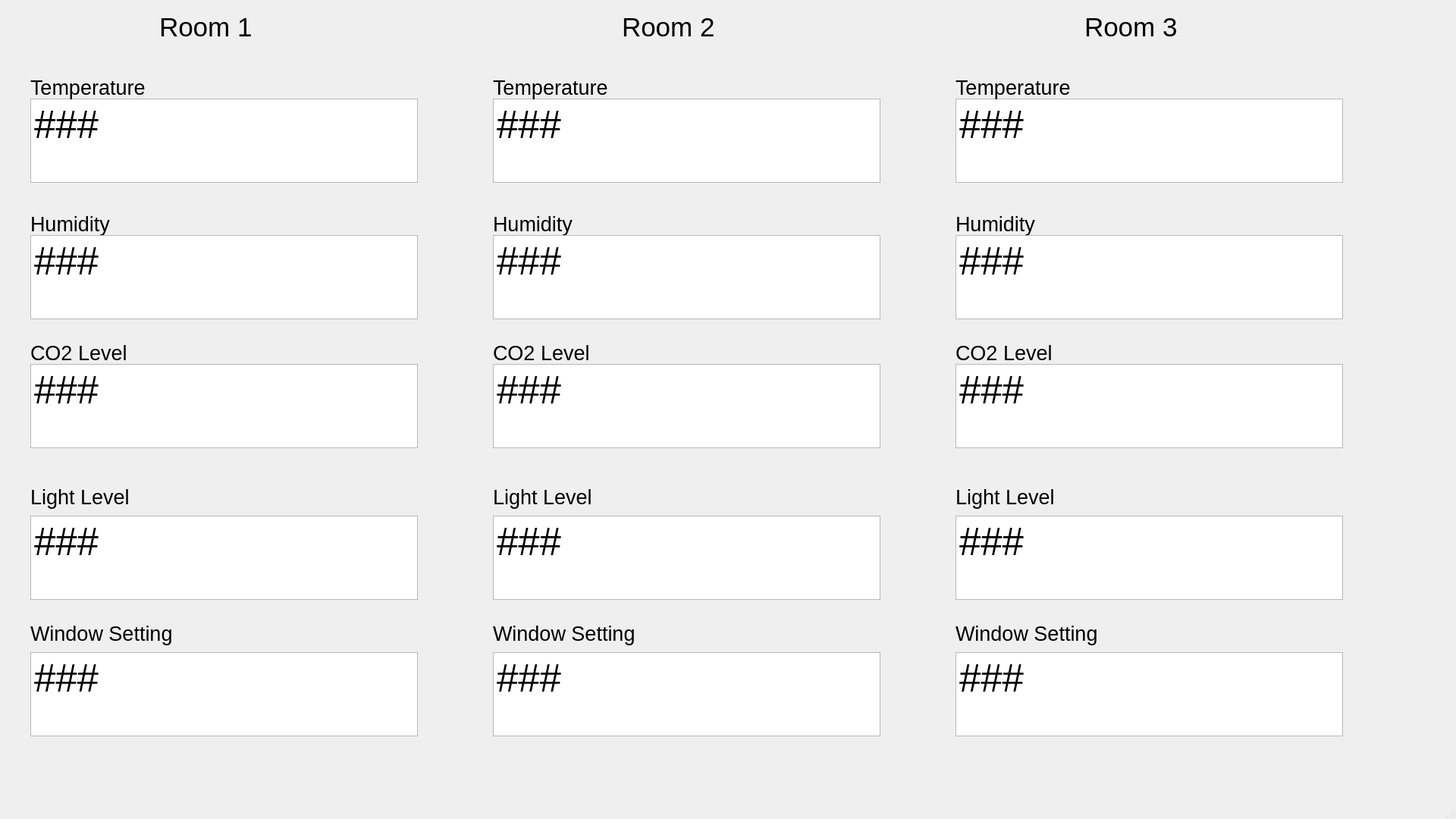
<?xml version="1.0" encoding="UTF-8"?>
<ui version="4.0">
 <class>MainWindow</class>
 <widget class="QMainWindow" name="MainWindow">
  <property name="geometry">
   <rect>
    <x>0</x>
    <y>0</y>
    <width>1920</width>
    <height>1080</height>
   </rect>
  </property>
  <property name="windowTitle">
   <string>MainWindow</string>
  </property>
  <widget class="QWidget" name="centralwidget">
   <widget class="QTextBrowser" name="txtTemp1">
    <property name="geometry">
     <rect>
      <x>40</x>
      <y>130</y>
      <width>511</width>
      <height>111</height>
     </rect>
    </property>
    <property name="font">
     <font>
      <pointsize>38</pointsize>
     </font>
    </property>
    <property name="layoutDirection">
     <enum>Qt::LeftToRight</enum>
    </property>
    <property name="autoFillBackground">
     <bool>false</bool>
    </property>
    <property name="readOnly">
     <bool>false</bool>
    </property>
    <property name="html">
     <string>&lt;!DOCTYPE HTML PUBLIC &quot;-//W3C//DTD HTML 4.0//EN&quot; &quot;http://www.w3.org/TR/REC-html40/strict.dtd&quot;&gt;
&lt;html&gt;&lt;head&gt;&lt;meta name=&quot;qrichtext&quot; content=&quot;1&quot; /&gt;&lt;meta charset=&quot;utf-8&quot; /&gt;&lt;style type=&quot;text/css&quot;&gt;
p, li { white-space: pre-wrap; }
&lt;/style&gt;&lt;/head&gt;&lt;body style=&quot; font-family:'Ubuntu'; font-size:38pt; font-weight:400; font-style:normal;&quot;&gt;
&lt;p style=&quot; margin-top:0px; margin-bottom:0px; margin-left:0px; margin-right:0px; -qt-block-indent:0; text-indent:0px;&quot;&gt;###&lt;/p&gt;&lt;/body&gt;&lt;/html&gt;</string>
    </property>
   </widget>
   <widget class="QLabel" name="label">
    <property name="geometry">
     <rect>
      <x>210</x>
      <y>10</y>
      <width>161</width>
      <height>51</height>
     </rect>
    </property>
    <property name="font">
     <font>
      <pointsize>26</pointsize>
     </font>
    </property>
    <property name="text">
     <string>Room 1</string>
    </property>
   </widget>
   <widget class="QLabel" name="label_2">
    <property name="geometry">
     <rect>
      <x>40</x>
      <y>100</y>
      <width>161</width>
      <height>31</height>
     </rect>
    </property>
    <property name="font">
     <font>
      <pointsize>20</pointsize>
     </font>
    </property>
    <property name="text">
     <string>Temperature</string>
    </property>
   </widget>
   <widget class="QLabel" name="label_3">
    <property name="geometry">
     <rect>
      <x>40</x>
      <y>280</y>
      <width>161</width>
      <height>31</height>
     </rect>
    </property>
    <property name="font">
     <font>
      <pointsize>20</pointsize>
     </font>
    </property>
    <property name="text">
     <string>Humidity</string>
    </property>
   </widget>
   <widget class="QLabel" name="label_4">
    <property name="geometry">
     <rect>
      <x>40</x>
      <y>450</y>
      <width>161</width>
      <height>31</height>
     </rect>
    </property>
    <property name="font">
     <font>
      <pointsize>20</pointsize>
     </font>
    </property>
    <property name="text">
     <string>CO2 Level</string>
    </property>
   </widget>
   <widget class="QLabel" name="label_5">
    <property name="geometry">
     <rect>
      <x>40</x>
      <y>820</y>
      <width>201</width>
      <height>31</height>
     </rect>
    </property>
    <property name="font">
     <font>
      <pointsize>20</pointsize>
     </font>
    </property>
    <property name="text">
     <string>Window Setting</string>
    </property>
   </widget>
   <widget class="QTextBrowser" name="txtHumid1">
    <property name="geometry">
     <rect>
      <x>40</x>
      <y>310</y>
      <width>511</width>
      <height>111</height>
     </rect>
    </property>
    <property name="font">
     <font>
      <pointsize>38</pointsize>
      <bold>false</bold>
     </font>
    </property>
    <property name="readOnly">
     <bool>false</bool>
    </property>
    <property name="html">
     <string>&lt;!DOCTYPE HTML PUBLIC &quot;-//W3C//DTD HTML 4.0//EN&quot; &quot;http://www.w3.org/TR/REC-html40/strict.dtd&quot;&gt;
&lt;html&gt;&lt;head&gt;&lt;meta name=&quot;qrichtext&quot; content=&quot;1&quot; /&gt;&lt;meta charset=&quot;utf-8&quot; /&gt;&lt;style type=&quot;text/css&quot;&gt;
p, li { white-space: pre-wrap; }
&lt;/style&gt;&lt;/head&gt;&lt;body style=&quot; font-family:'Ubuntu'; font-size:38pt; font-weight:400; font-style:normal;&quot;&gt;
&lt;p style=&quot; margin-top:0px; margin-bottom:0px; margin-left:0px; margin-right:0px; -qt-block-indent:0; text-indent:0px;&quot;&gt;###&lt;/p&gt;&lt;/body&gt;&lt;/html&gt;</string>
    </property>
   </widget>
   <widget class="QTextBrowser" name="txtCO1">
    <property name="geometry">
     <rect>
      <x>40</x>
      <y>480</y>
      <width>511</width>
      <height>111</height>
     </rect>
    </property>
    <property name="font">
     <font>
      <pointsize>38</pointsize>
     </font>
    </property>
    <property name="readOnly">
     <bool>false</bool>
    </property>
    <property name="html">
     <string>&lt;!DOCTYPE HTML PUBLIC &quot;-//W3C//DTD HTML 4.0//EN&quot; &quot;http://www.w3.org/TR/REC-html40/strict.dtd&quot;&gt;
&lt;html&gt;&lt;head&gt;&lt;meta name=&quot;qrichtext&quot; content=&quot;1&quot; /&gt;&lt;meta charset=&quot;utf-8&quot; /&gt;&lt;style type=&quot;text/css&quot;&gt;
p, li { white-space: pre-wrap; }
&lt;/style&gt;&lt;/head&gt;&lt;body style=&quot; font-family:'Ubuntu'; font-size:38pt; font-weight:400; font-style:normal;&quot;&gt;
&lt;p style=&quot; margin-top:0px; margin-bottom:0px; margin-left:0px; margin-right:0px; -qt-block-indent:0; text-indent:0px;&quot;&gt;###&lt;/p&gt;&lt;/body&gt;&lt;/html&gt;</string>
    </property>
   </widget>
   <widget class="QTextBrowser" name="txtWindow1">
    <property name="geometry">
     <rect>
      <x>40</x>
      <y>860</y>
      <width>511</width>
      <height>111</height>
     </rect>
    </property>
    <property name="font">
     <font>
      <pointsize>38</pointsize>
     </font>
    </property>
    <property name="readOnly">
     <bool>false</bool>
    </property>
    <property name="html">
     <string>&lt;!DOCTYPE HTML PUBLIC &quot;-//W3C//DTD HTML 4.0//EN&quot; &quot;http://www.w3.org/TR/REC-html40/strict.dtd&quot;&gt;
&lt;html&gt;&lt;head&gt;&lt;meta name=&quot;qrichtext&quot; content=&quot;1&quot; /&gt;&lt;meta charset=&quot;utf-8&quot; /&gt;&lt;style type=&quot;text/css&quot;&gt;
p, li { white-space: pre-wrap; }
&lt;/style&gt;&lt;/head&gt;&lt;body style=&quot; font-family:'Ubuntu'; font-size:38pt; font-weight:400; font-style:normal;&quot;&gt;
&lt;p style=&quot; margin-top:0px; margin-bottom:0px; margin-left:0px; margin-right:0px; -qt-block-indent:0; text-indent:0px;&quot;&gt;###&lt;/p&gt;&lt;/body&gt;&lt;/html&gt;</string>
    </property>
   </widget>
   <widget class="QTextBrowser" name="txtLight1">
    <property name="geometry">
     <rect>
      <x>40</x>
      <y>680</y>
      <width>511</width>
      <height>111</height>
     </rect>
    </property>
    <property name="font">
     <font>
      <pointsize>38</pointsize>
     </font>
    </property>
    <property name="readOnly">
     <bool>false</bool>
    </property>
    <property name="html">
     <string>&lt;!DOCTYPE HTML PUBLIC &quot;-//W3C//DTD HTML 4.0//EN&quot; &quot;http://www.w3.org/TR/REC-html40/strict.dtd&quot;&gt;
&lt;html&gt;&lt;head&gt;&lt;meta name=&quot;qrichtext&quot; content=&quot;1&quot; /&gt;&lt;meta charset=&quot;utf-8&quot; /&gt;&lt;style type=&quot;text/css&quot;&gt;
p, li { white-space: pre-wrap; }
&lt;/style&gt;&lt;/head&gt;&lt;body style=&quot; font-family:'Ubuntu'; font-size:38pt; font-weight:400; font-style:normal;&quot;&gt;
&lt;p style=&quot; margin-top:0px; margin-bottom:0px; margin-left:0px; margin-right:0px; -qt-block-indent:0; text-indent:0px;&quot;&gt;###&lt;/p&gt;&lt;/body&gt;&lt;/html&gt;</string>
    </property>
   </widget>
   <widget class="QLabel" name="label_6">
    <property name="geometry">
     <rect>
      <x>40</x>
      <y>640</y>
      <width>161</width>
      <height>31</height>
     </rect>
    </property>
    <property name="font">
     <font>
      <pointsize>20</pointsize>
     </font>
    </property>
    <property name="text">
     <string>Light Level</string>
    </property>
   </widget>
   <widget class="QTextBrowser" name="txtTemp2">
    <property name="geometry">
     <rect>
      <x>650</x>
      <y>130</y>
      <width>511</width>
      <height>111</height>
     </rect>
    </property>
    <property name="font">
     <font>
      <pointsize>38</pointsize>
     </font>
    </property>
    <property name="readOnly">
     <bool>false</bool>
    </property>
    <property name="html">
     <string>&lt;!DOCTYPE HTML PUBLIC &quot;-//W3C//DTD HTML 4.0//EN&quot; &quot;http://www.w3.org/TR/REC-html40/strict.dtd&quot;&gt;
&lt;html&gt;&lt;head&gt;&lt;meta name=&quot;qrichtext&quot; content=&quot;1&quot; /&gt;&lt;meta charset=&quot;utf-8&quot; /&gt;&lt;style type=&quot;text/css&quot;&gt;
p, li { white-space: pre-wrap; }
&lt;/style&gt;&lt;/head&gt;&lt;body style=&quot; font-family:'Ubuntu'; font-size:38pt; font-weight:400; font-style:normal;&quot;&gt;
&lt;p style=&quot; margin-top:0px; margin-bottom:0px; margin-left:0px; margin-right:0px; -qt-block-indent:0; text-indent:0px;&quot;&gt;###&lt;/p&gt;&lt;/body&gt;&lt;/html&gt;</string>
    </property>
   </widget>
   <widget class="QTextBrowser" name="txtCO2">
    <property name="geometry">
     <rect>
      <x>650</x>
      <y>480</y>
      <width>511</width>
      <height>111</height>
     </rect>
    </property>
    <property name="font">
     <font>
      <pointsize>38</pointsize>
     </font>
    </property>
    <property name="readOnly">
     <bool>false</bool>
    </property>
    <property name="html">
     <string>&lt;!DOCTYPE HTML PUBLIC &quot;-//W3C//DTD HTML 4.0//EN&quot; &quot;http://www.w3.org/TR/REC-html40/strict.dtd&quot;&gt;
&lt;html&gt;&lt;head&gt;&lt;meta name=&quot;qrichtext&quot; content=&quot;1&quot; /&gt;&lt;meta charset=&quot;utf-8&quot; /&gt;&lt;style type=&quot;text/css&quot;&gt;
p, li { white-space: pre-wrap; }
&lt;/style&gt;&lt;/head&gt;&lt;body style=&quot; font-family:'Ubuntu'; font-size:38pt; font-weight:400; font-style:normal;&quot;&gt;
&lt;p style=&quot; margin-top:0px; margin-bottom:0px; margin-left:0px; margin-right:0px; -qt-block-indent:0; text-indent:0px;&quot;&gt;###&lt;/p&gt;&lt;/body&gt;&lt;/html&gt;</string>
    </property>
   </widget>
   <widget class="QLabel" name="label_7">
    <property name="geometry">
     <rect>
      <x>650</x>
      <y>820</y>
      <width>201</width>
      <height>31</height>
     </rect>
    </property>
    <property name="font">
     <font>
      <pointsize>20</pointsize>
     </font>
    </property>
    <property name="text">
     <string>Window Setting</string>
    </property>
   </widget>
   <widget class="QLabel" name="label_8">
    <property name="geometry">
     <rect>
      <x>650</x>
      <y>450</y>
      <width>161</width>
      <height>31</height>
     </rect>
    </property>
    <property name="font">
     <font>
      <pointsize>20</pointsize>
     </font>
    </property>
    <property name="text">
     <string>CO2 Level</string>
    </property>
   </widget>
   <widget class="QLabel" name="label_9">
    <property name="geometry">
     <rect>
      <x>650</x>
      <y>640</y>
      <width>161</width>
      <height>31</height>
     </rect>
    </property>
    <property name="font">
     <font>
      <pointsize>20</pointsize>
     </font>
    </property>
    <property name="text">
     <string>Light Level</string>
    </property>
   </widget>
   <widget class="QTextBrowser" name="txtLight2">
    <property name="geometry">
     <rect>
      <x>650</x>
      <y>680</y>
      <width>511</width>
      <height>111</height>
     </rect>
    </property>
    <property name="font">
     <font>
      <pointsize>38</pointsize>
     </font>
    </property>
    <property name="readOnly">
     <bool>false</bool>
    </property>
    <property name="html">
     <string>&lt;!DOCTYPE HTML PUBLIC &quot;-//W3C//DTD HTML 4.0//EN&quot; &quot;http://www.w3.org/TR/REC-html40/strict.dtd&quot;&gt;
&lt;html&gt;&lt;head&gt;&lt;meta name=&quot;qrichtext&quot; content=&quot;1&quot; /&gt;&lt;meta charset=&quot;utf-8&quot; /&gt;&lt;style type=&quot;text/css&quot;&gt;
p, li { white-space: pre-wrap; }
&lt;/style&gt;&lt;/head&gt;&lt;body style=&quot; font-family:'Ubuntu'; font-size:38pt; font-weight:400; font-style:normal;&quot;&gt;
&lt;p style=&quot; margin-top:0px; margin-bottom:0px; margin-left:0px; margin-right:0px; -qt-block-indent:0; text-indent:0px;&quot;&gt;###&lt;/p&gt;&lt;/body&gt;&lt;/html&gt;</string>
    </property>
   </widget>
   <widget class="QLabel" name="label_10">
    <property name="geometry">
     <rect>
      <x>650</x>
      <y>100</y>
      <width>161</width>
      <height>31</height>
     </rect>
    </property>
    <property name="font">
     <font>
      <pointsize>20</pointsize>
     </font>
    </property>
    <property name="text">
     <string>Temperature</string>
    </property>
   </widget>
   <widget class="QLabel" name="label_11">
    <property name="geometry">
     <rect>
      <x>820</x>
      <y>10</y>
      <width>161</width>
      <height>51</height>
     </rect>
    </property>
    <property name="font">
     <font>
      <pointsize>26</pointsize>
     </font>
    </property>
    <property name="text">
     <string>Room 2</string>
    </property>
   </widget>
   <widget class="QLabel" name="label_12">
    <property name="geometry">
     <rect>
      <x>650</x>
      <y>280</y>
      <width>161</width>
      <height>31</height>
     </rect>
    </property>
    <property name="font">
     <font>
      <pointsize>20</pointsize>
     </font>
    </property>
    <property name="text">
     <string>Humidity</string>
    </property>
   </widget>
   <widget class="QTextBrowser" name="txtWindow2">
    <property name="geometry">
     <rect>
      <x>650</x>
      <y>860</y>
      <width>511</width>
      <height>111</height>
     </rect>
    </property>
    <property name="font">
     <font>
      <pointsize>38</pointsize>
     </font>
    </property>
    <property name="readOnly">
     <bool>false</bool>
    </property>
    <property name="html">
     <string>&lt;!DOCTYPE HTML PUBLIC &quot;-//W3C//DTD HTML 4.0//EN&quot; &quot;http://www.w3.org/TR/REC-html40/strict.dtd&quot;&gt;
&lt;html&gt;&lt;head&gt;&lt;meta name=&quot;qrichtext&quot; content=&quot;1&quot; /&gt;&lt;meta charset=&quot;utf-8&quot; /&gt;&lt;style type=&quot;text/css&quot;&gt;
p, li { white-space: pre-wrap; }
&lt;/style&gt;&lt;/head&gt;&lt;body style=&quot; font-family:'Ubuntu'; font-size:38pt; font-weight:400; font-style:normal;&quot;&gt;
&lt;p style=&quot; margin-top:0px; margin-bottom:0px; margin-left:0px; margin-right:0px; -qt-block-indent:0; text-indent:0px;&quot;&gt;###&lt;/p&gt;&lt;/body&gt;&lt;/html&gt;</string>
    </property>
   </widget>
   <widget class="QTextBrowser" name="txtHumid2">
    <property name="geometry">
     <rect>
      <x>650</x>
      <y>310</y>
      <width>511</width>
      <height>111</height>
     </rect>
    </property>
    <property name="font">
     <font>
      <pointsize>38</pointsize>
     </font>
    </property>
    <property name="readOnly">
     <bool>false</bool>
    </property>
    <property name="html">
     <string>&lt;!DOCTYPE HTML PUBLIC &quot;-//W3C//DTD HTML 4.0//EN&quot; &quot;http://www.w3.org/TR/REC-html40/strict.dtd&quot;&gt;
&lt;html&gt;&lt;head&gt;&lt;meta name=&quot;qrichtext&quot; content=&quot;1&quot; /&gt;&lt;meta charset=&quot;utf-8&quot; /&gt;&lt;style type=&quot;text/css&quot;&gt;
p, li { white-space: pre-wrap; }
&lt;/style&gt;&lt;/head&gt;&lt;body style=&quot; font-family:'Ubuntu'; font-size:38pt; font-weight:400; font-style:normal;&quot;&gt;
&lt;p style=&quot; margin-top:0px; margin-bottom:0px; margin-left:0px; margin-right:0px; -qt-block-indent:0; text-indent:0px;&quot;&gt;###&lt;/p&gt;&lt;/body&gt;&lt;/html&gt;</string>
    </property>
   </widget>
   <widget class="QTextBrowser" name="txtTemp3">
    <property name="geometry">
     <rect>
      <x>1260</x>
      <y>130</y>
      <width>511</width>
      <height>111</height>
     </rect>
    </property>
    <property name="font">
     <font>
      <pointsize>38</pointsize>
     </font>
    </property>
    <property name="readOnly">
     <bool>false</bool>
    </property>
    <property name="html">
     <string>&lt;!DOCTYPE HTML PUBLIC &quot;-//W3C//DTD HTML 4.0//EN&quot; &quot;http://www.w3.org/TR/REC-html40/strict.dtd&quot;&gt;
&lt;html&gt;&lt;head&gt;&lt;meta name=&quot;qrichtext&quot; content=&quot;1&quot; /&gt;&lt;meta charset=&quot;utf-8&quot; /&gt;&lt;style type=&quot;text/css&quot;&gt;
p, li { white-space: pre-wrap; }
&lt;/style&gt;&lt;/head&gt;&lt;body style=&quot; font-family:'Ubuntu'; font-size:38pt; font-weight:400; font-style:normal;&quot;&gt;
&lt;p style=&quot; margin-top:0px; margin-bottom:0px; margin-left:0px; margin-right:0px; -qt-block-indent:0; text-indent:0px;&quot;&gt;###&lt;/p&gt;&lt;/body&gt;&lt;/html&gt;</string>
    </property>
   </widget>
   <widget class="QTextBrowser" name="txtCO3">
    <property name="geometry">
     <rect>
      <x>1260</x>
      <y>480</y>
      <width>511</width>
      <height>111</height>
     </rect>
    </property>
    <property name="font">
     <font>
      <pointsize>38</pointsize>
     </font>
    </property>
    <property name="readOnly">
     <bool>false</bool>
    </property>
    <property name="html">
     <string>&lt;!DOCTYPE HTML PUBLIC &quot;-//W3C//DTD HTML 4.0//EN&quot; &quot;http://www.w3.org/TR/REC-html40/strict.dtd&quot;&gt;
&lt;html&gt;&lt;head&gt;&lt;meta name=&quot;qrichtext&quot; content=&quot;1&quot; /&gt;&lt;meta charset=&quot;utf-8&quot; /&gt;&lt;style type=&quot;text/css&quot;&gt;
p, li { white-space: pre-wrap; }
&lt;/style&gt;&lt;/head&gt;&lt;body style=&quot; font-family:'Ubuntu'; font-size:38pt; font-weight:400; font-style:normal;&quot;&gt;
&lt;p style=&quot; margin-top:0px; margin-bottom:0px; margin-left:0px; margin-right:0px; -qt-block-indent:0; text-indent:0px;&quot;&gt;###&lt;/p&gt;&lt;/body&gt;&lt;/html&gt;</string>
    </property>
   </widget>
   <widget class="QLabel" name="label_13">
    <property name="geometry">
     <rect>
      <x>1260</x>
      <y>820</y>
      <width>201</width>
      <height>31</height>
     </rect>
    </property>
    <property name="font">
     <font>
      <pointsize>20</pointsize>
     </font>
    </property>
    <property name="text">
     <string>Window Setting</string>
    </property>
   </widget>
   <widget class="QLabel" name="label_14">
    <property name="geometry">
     <rect>
      <x>1260</x>
      <y>450</y>
      <width>161</width>
      <height>31</height>
     </rect>
    </property>
    <property name="font">
     <font>
      <pointsize>20</pointsize>
     </font>
    </property>
    <property name="text">
     <string>CO2 Level</string>
    </property>
   </widget>
   <widget class="QLabel" name="label_15">
    <property name="geometry">
     <rect>
      <x>1260</x>
      <y>640</y>
      <width>161</width>
      <height>31</height>
     </rect>
    </property>
    <property name="font">
     <font>
      <pointsize>20</pointsize>
     </font>
    </property>
    <property name="text">
     <string>Light Level</string>
    </property>
   </widget>
   <widget class="QTextBrowser" name="txtLight3">
    <property name="geometry">
     <rect>
      <x>1260</x>
      <y>680</y>
      <width>511</width>
      <height>111</height>
     </rect>
    </property>
    <property name="font">
     <font>
      <pointsize>38</pointsize>
     </font>
    </property>
    <property name="readOnly">
     <bool>false</bool>
    </property>
    <property name="html">
     <string>&lt;!DOCTYPE HTML PUBLIC &quot;-//W3C//DTD HTML 4.0//EN&quot; &quot;http://www.w3.org/TR/REC-html40/strict.dtd&quot;&gt;
&lt;html&gt;&lt;head&gt;&lt;meta name=&quot;qrichtext&quot; content=&quot;1&quot; /&gt;&lt;meta charset=&quot;utf-8&quot; /&gt;&lt;style type=&quot;text/css&quot;&gt;
p, li { white-space: pre-wrap; }
&lt;/style&gt;&lt;/head&gt;&lt;body style=&quot; font-family:'Ubuntu'; font-size:38pt; font-weight:400; font-style:normal;&quot;&gt;
&lt;p style=&quot; margin-top:0px; margin-bottom:0px; margin-left:0px; margin-right:0px; -qt-block-indent:0; text-indent:0px;&quot;&gt;###&lt;/p&gt;&lt;/body&gt;&lt;/html&gt;</string>
    </property>
   </widget>
   <widget class="QLabel" name="label_16">
    <property name="geometry">
     <rect>
      <x>1260</x>
      <y>100</y>
      <width>161</width>
      <height>31</height>
     </rect>
    </property>
    <property name="font">
     <font>
      <pointsize>20</pointsize>
     </font>
    </property>
    <property name="text">
     <string>Temperature</string>
    </property>
   </widget>
   <widget class="QLabel" name="label_17">
    <property name="geometry">
     <rect>
      <x>1430</x>
      <y>10</y>
      <width>161</width>
      <height>51</height>
     </rect>
    </property>
    <property name="font">
     <font>
      <pointsize>26</pointsize>
     </font>
    </property>
    <property name="text">
     <string>Room 3</string>
    </property>
   </widget>
   <widget class="QLabel" name="label_18">
    <property name="geometry">
     <rect>
      <x>1260</x>
      <y>280</y>
      <width>161</width>
      <height>31</height>
     </rect>
    </property>
    <property name="font">
     <font>
      <pointsize>20</pointsize>
     </font>
    </property>
    <property name="text">
     <string>Humidity</string>
    </property>
   </widget>
   <widget class="QTextBrowser" name="txtWindow3">
    <property name="geometry">
     <rect>
      <x>1260</x>
      <y>860</y>
      <width>511</width>
      <height>111</height>
     </rect>
    </property>
    <property name="font">
     <font>
      <pointsize>38</pointsize>
     </font>
    </property>
    <property name="readOnly">
     <bool>false</bool>
    </property>
    <property name="html">
     <string>&lt;!DOCTYPE HTML PUBLIC &quot;-//W3C//DTD HTML 4.0//EN&quot; &quot;http://www.w3.org/TR/REC-html40/strict.dtd&quot;&gt;
&lt;html&gt;&lt;head&gt;&lt;meta name=&quot;qrichtext&quot; content=&quot;1&quot; /&gt;&lt;meta charset=&quot;utf-8&quot; /&gt;&lt;style type=&quot;text/css&quot;&gt;
p, li { white-space: pre-wrap; }
&lt;/style&gt;&lt;/head&gt;&lt;body style=&quot; font-family:'Ubuntu'; font-size:38pt; font-weight:400; font-style:normal;&quot;&gt;
&lt;p style=&quot; margin-top:0px; margin-bottom:0px; margin-left:0px; margin-right:0px; -qt-block-indent:0; text-indent:0px;&quot;&gt;###&lt;/p&gt;&lt;/body&gt;&lt;/html&gt;</string>
    </property>
   </widget>
   <widget class="QTextBrowser" name="txtHumid3">
    <property name="geometry">
     <rect>
      <x>1260</x>
      <y>310</y>
      <width>511</width>
      <height>111</height>
     </rect>
    </property>
    <property name="font">
     <font>
      <pointsize>38</pointsize>
     </font>
    </property>
    <property name="readOnly">
     <bool>false</bool>
    </property>
    <property name="html">
     <string>&lt;!DOCTYPE HTML PUBLIC &quot;-//W3C//DTD HTML 4.0//EN&quot; &quot;http://www.w3.org/TR/REC-html40/strict.dtd&quot;&gt;
&lt;html&gt;&lt;head&gt;&lt;meta name=&quot;qrichtext&quot; content=&quot;1&quot; /&gt;&lt;meta charset=&quot;utf-8&quot; /&gt;&lt;style type=&quot;text/css&quot;&gt;
p, li { white-space: pre-wrap; }
&lt;/style&gt;&lt;/head&gt;&lt;body style=&quot; font-family:'Ubuntu'; font-size:38pt; font-weight:400; font-style:normal;&quot;&gt;
&lt;p style=&quot; margin-top:0px; margin-bottom:0px; margin-left:0px; margin-right:0px; -qt-block-indent:0; text-indent:0px;&quot;&gt;###&lt;/p&gt;&lt;/body&gt;&lt;/html&gt;</string>
    </property>
   </widget>
  </widget>
  <widget class="QStatusBar" name="statusbar"/>
 </widget>
 <resources/>
 <connections/>
</ui>
